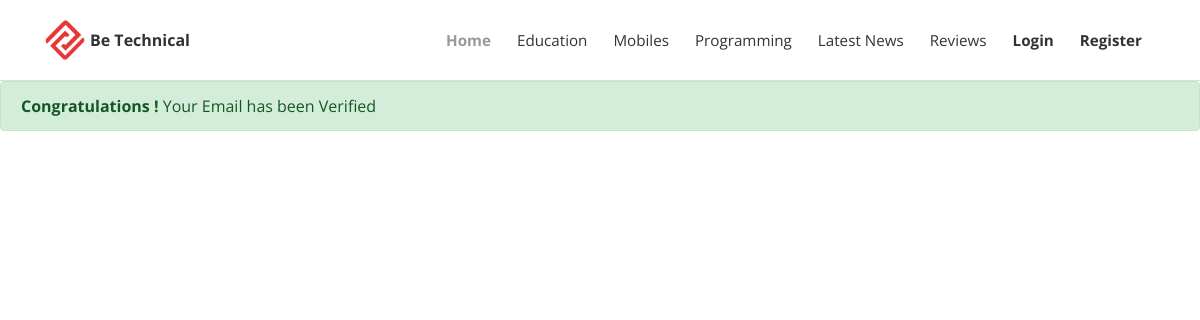
Screenshot of /verify_email.php with the database file from the repository.
### tables this page shows
CREATE TABLE `category` (
  `cat_id` int(11) NOT NULL,
  `cat_name` varchar(100) NOT NULL,
  `cat_status` tinyint(4) NOT NULL DEFAULT '1',
  `created_at` datetime NOT NULL DEFAULT CURRENT_TIMESTAMP,
  `cat_on_top` tinyint(4) NOT NULL DEFAULT '1'
);

### verify_email.php (the view, shortened to what this page needs)
<?php include ("inc/connect.php"); ?>
<!DOCTYPE html>
<html>
  <head>
    <link rel="stylesheet" href="vendor/bootstrap/css/bootstrap.min.css">
    <link rel="stylesheet" href="vendor/font-awesome/css/font-awesome.min.css">
    <link rel="stylesheet" href="css/fontastic.css">
    <link rel="stylesheet" href="vendor/@fancyapps/fancybox/jquery.fancybox.min.css">
    <link rel="stylesheet" href="css/style.default.css" id="theme-stylesheet">
    <link rel="stylesheet" href="css/custom.css">
  </head>
  <body>
    <header class="header">
      <nav class="navbar navbar-expand-lg">
        <div class="container">
          <div class="navbar-header d-flex align-items-center justify-content-between">
            <img src="img/title-icon copy.jpg" height="40" width="40" style="margin-right: 5px;"><a href="index.html" class="navbar-brand">Be Technical</a>
          </div>
          <div id="navbarcollapse" class="collapse navbar-collapse">
            <ul class="navbar-nav ml-auto">
              <li class="nav-item"><a href="index.php" class="nav-link active ">Home</a>
              </li>
              <?php
                        $sql="select * from category where cat_on_top=1";
                            $rs1=mysqli_query($conn,$sql);
                            while ($row1=mysqli_fetch_array($rs1))
                            {
                                 $cid=$row1['cat_id'];
                                 $cname=$row1['cat_name'];
                                 echo "<li class='nav-item'>";
                                 echo  "<a class='nav-link' href=index.php?id=$cid>$cname</a>";
                                 echo "</li>";
                            }
                            if(isset($_SESSION['user_id']))
                            {
                              ?>
                              <li class="nav-item">
                                <a class="nav-link" href="user/dashboard.php"><b>Dashboard</b></a>
                            </li>
                                    <li class="nav-item">
                                <a class="nav-link" href="user/logout.php"><b>Logout</b></a>
                            </li>
                              <?php
                            }
                          else
                          {
                        ?>
                            <li class="nav-item">
                                <a class="nav-link hover" href="user/user_login.php"><b>Login</b></a>
                            </li>
                             <li class="nav-item">
                                <a class="nav-link color-grey-hover" href="" data-toggle="modal" data-target="#myModal"><b>Register</b></a>
                          <?php
                          }
                      ?>
            </ul>
          </div>
        </div>
      </nav>
    </header>
<?php
$email=$_GET['eMail'];
$sql="update users set email_verify='1',status='1' where email='$email'";
if(mysqli_query($conn,$sql))
{
    echo "<div class='alert alert-success bm-2'><b>Congratulations !</b> Your Email has been Verified</div>";
}
?>
  </body>
</html>

### css/style.default.css (style rules this page uses)
body { overflow-x: hidden; }
a, i, span { display: inline-block; text-decoration: none; -webkit-transition: all 0.3s; transition: all 0.3s; }
ul { margin: 0; padding: 0; }
.navbar { background: #fff; padding-top: 20px !important; padding-bottom: 20px !important; z-index: 9998; border-bottom: 1px solid #ddd; }
.navbar .navbar-nav a.nav-link { color: #333; margin: 0 5px; font-weight: 400; font-size: 0.95em; }
.navbar .navbar-nav a.nav-link.active { color: #999; font-weight: bold; }
.navbar { padding: 0.5rem 1rem; }
.navbar-brand { display: inline-block; padding-top: 0.5rem; padding-bottom: 0.5rem; margin-right: 1rem; font-size: 1rem; color: #333; font-weight: bold; }
body { font-family: "Open Sans", sans-serif; font-size: 1rem; font-weight: normal; line-height: 1.5; color: #212529; background-color: #fff; }
a { color: #999; text-decoration: none; }

### rows the page displays
category: cat_name "Education"
category: cat_name "Mobiles"
category: cat_name "Programming"
category: cat_name "Latest News"
category: cat_name "Reviews"
